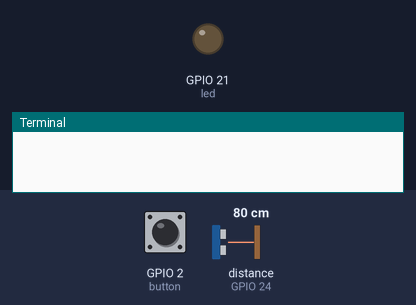
Simulated run of this program. Board: Raspberry Pi (BCM pin numbers). Shown: output pins drawn as LEDs (lit = HIGH), the last lines printed to the terminal. Inputs (shaded band) come from the test bench; at power-on: GPIO 2 (button) HIGH, distance to the obstacle (sensor on GPIO 24) 80 cm. The echo pulse lasts 58.3 µs per cm; the camera gives no picture and a still takes 0.5 s; the clock reads 2024-03-15 10:24:30 at power-on unless the program sets it.

Above: at 1.2 s.
1.3 s: GPIO 2 (button) pulled LOW for 0.15 s
At 2.7 s:
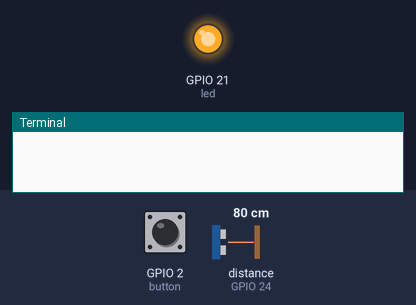
4.4 s: distance to the obstacle (sensor on GPIO 24) set to 95 cm
7.4 s: distance to the obstacle (sensor on GPIO 24) set to 103 cm
8.9 s: GPIO 2 (button) pulled LOW for 1 s
At 11.7 s:
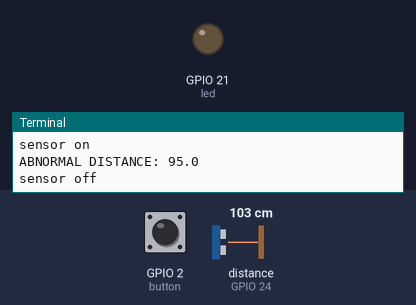
Timing chart, 0 to 12.9 s (numbered marks = the images above; inputs shaded):
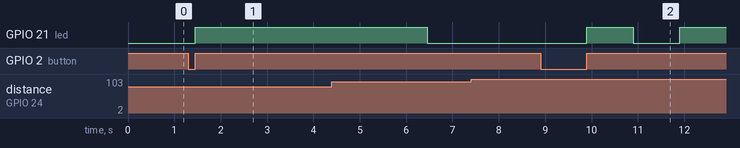

The program:

SensIntruder.py
```python
from gpiozero import DistanceSensor, LED, Button
from picamera import PiCamera
from time import sleep

import time

led = LED (21)
button = Button(2)
sensor = DistanceSensor(echo=24, trigger=18)
camera = PiCamera()

distance_to_door = 100
sens_on = False

def switch_sens():
    global sens_on
    sens_on = not sens_on


def button_pressed():
    if sens_on:
        switch_sens()
        print("sensor off")
        for i in range(3):
            led.on()
            sleep(1)
            led.off()
            sleep(1)
    else:
        led.on()
        sleep(5)

        switch_sens()
        led.off()
        print("sensor on")


def look_for_abnormal():
    distance = sensor.distance*100
    if distance < 100:
        print(f"ABNORMAL DISTANCE: {distance}")
        camera.rotation = 180

        moment = time.asctime(time.localtime(time.time()))
        camera.start_recording(f"/home/pi/Desktop/picamvideos/PiSpy - {moment}.h264")
        sleep(15)

        camera.stop_recording()

    else:
        print(f"distance: {distance}")


button.when_released = button_pressed

while True:

    if sens_on:
        look_for_abnormal()
        sleep(0.05)
```

Measured:
- after the input at 1.3 s, GPIO 21 (led): LOW → HIGH after 0.15 s
- after the input at 7.4 s, every drawn part: stays the same
- after the input at 8.9 s, GPIO 21 (led): LOW → HIGH after 1.0 s, → LOW 1.0 s later, → HIGH 1.0 s later
